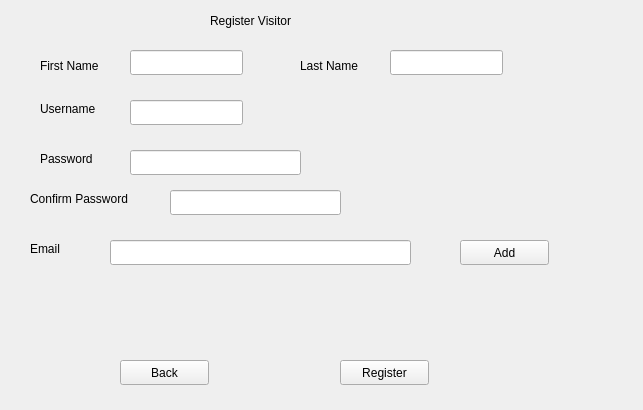
<?xml version="1.0" encoding="UTF-8"?>
<ui version="4.0">
 <class>Form</class>
 <widget class="QWidget" name="Form">
  <property name="geometry">
   <rect>
    <x>0</x>
    <y>0</y>
    <width>643</width>
    <height>410</height>
   </rect>
  </property>
  <property name="windowTitle">
   <string>Form</string>
  </property>
  <widget class="QLineEdit" name="lineEdit_5">
   <property name="geometry">
    <rect>
     <x>170</x>
     <y>190</y>
     <width>171</width>
     <height>25</height>
    </rect>
   </property>
  </widget>
  <widget class="QLineEdit" name="lineEdit">
   <property name="geometry">
    <rect>
     <x>130</x>
     <y>50</y>
     <width>113</width>
     <height>25</height>
    </rect>
   </property>
  </widget>
  <widget class="QPushButton" name="pushButton_3">
   <property name="geometry">
    <rect>
     <x>340</x>
     <y>360</y>
     <width>89</width>
     <height>25</height>
    </rect>
   </property>
   <property name="text">
    <string>Register</string>
   </property>
  </widget>
  <widget class="QLineEdit" name="lineEdit_2">
   <property name="geometry">
    <rect>
     <x>390</x>
     <y>50</y>
     <width>113</width>
     <height>25</height>
    </rect>
   </property>
  </widget>
  <widget class="QLabel" name="label_4">
   <property name="geometry">
    <rect>
     <x>40</x>
     <y>150</y>
     <width>67</width>
     <height>17</height>
    </rect>
   </property>
   <property name="text">
    <string>Password</string>
   </property>
  </widget>
  <widget class="QLabel" name="label_2">
   <property name="geometry">
    <rect>
     <x>300</x>
     <y>50</y>
     <width>81</width>
     <height>31</height>
    </rect>
   </property>
   <property name="text">
    <string>Last Name</string>
   </property>
  </widget>
  <widget class="QPushButton" name="pushButton_2">
   <property name="geometry">
    <rect>
     <x>120</x>
     <y>360</y>
     <width>89</width>
     <height>25</height>
    </rect>
   </property>
   <property name="text">
    <string>Back</string>
   </property>
  </widget>
  <widget class="QLineEdit" name="lineEdit_3">
   <property name="geometry">
    <rect>
     <x>130</x>
     <y>100</y>
     <width>113</width>
     <height>25</height>
    </rect>
   </property>
  </widget>
  <widget class="QLabel" name="label_3">
   <property name="geometry">
    <rect>
     <x>40</x>
     <y>100</y>
     <width>71</width>
     <height>17</height>
    </rect>
   </property>
   <property name="text">
    <string>Username</string>
   </property>
  </widget>
  <widget class="QLabel" name="label">
   <property name="geometry">
    <rect>
     <x>40</x>
     <y>50</y>
     <width>81</width>
     <height>31</height>
    </rect>
   </property>
   <property name="text">
    <string>First Name</string>
   </property>
  </widget>
  <widget class="QLineEdit" name="lineEdit_4">
   <property name="geometry">
    <rect>
     <x>130</x>
     <y>150</y>
     <width>171</width>
     <height>25</height>
    </rect>
   </property>
  </widget>
  <widget class="QLabel" name="label_5">
   <property name="geometry">
    <rect>
     <x>30</x>
     <y>190</y>
     <width>131</width>
     <height>17</height>
    </rect>
   </property>
   <property name="text">
    <string>Confirm Password</string>
   </property>
  </widget>
  <widget class="QLabel" name="label_8">
   <property name="geometry">
    <rect>
     <x>210</x>
     <y>0</y>
     <width>131</width>
     <height>41</height>
    </rect>
   </property>
   <property name="text">
    <string>Register Visitor</string>
   </property>
  </widget>
  <widget class="QLabel" name="label_14">
   <property name="geometry">
    <rect>
     <x>30</x>
     <y>240</y>
     <width>67</width>
     <height>17</height>
    </rect>
   </property>
   <property name="text">
    <string>Email</string>
   </property>
  </widget>
  <widget class="QWidget" name="widget" native="true">
   <property name="geometry">
    <rect>
     <x>90</x>
     <y>230</y>
     <width>521</width>
     <height>101</height>
    </rect>
   </property>
   <widget class="QLineEdit" name="lineEdit_13">
    <property name="geometry">
     <rect>
      <x>20</x>
      <y>10</y>
      <width>301</width>
      <height>25</height>
     </rect>
    </property>
    <property name="text">
     <string/>
    </property>
   </widget>
   <widget class="QPushButton" name="pushButton_5">
    <property name="geometry">
     <rect>
      <x>370</x>
      <y>10</y>
      <width>89</width>
      <height>25</height>
     </rect>
    </property>
    <property name="text">
     <string>Add</string>
    </property>
   </widget>
  </widget>
 </widget>
 <resources/>
 <connections/>
</ui>
